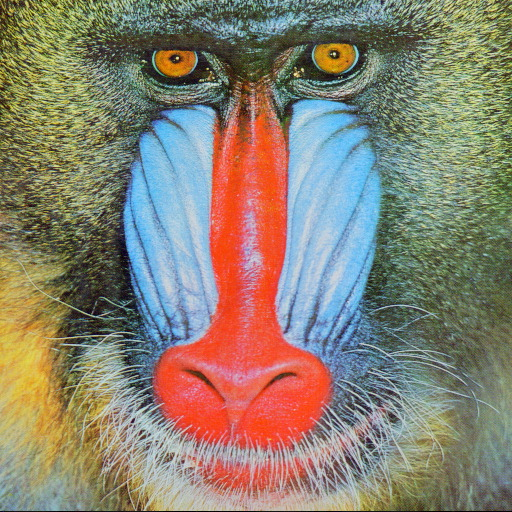
#> input picture Images/baboon.jpg, 512 x 512 px
$ python CatTest.py
#> lines starting #> are read from the running program, lines starting #| are printed output that depends on the picture
### catmap.py
import numpy as np

def catMap(image, iterations):
    I = np.zeros_like(image)
    H, W = image.shape[:2]

    Ys, Xs = np.mgrid[0 : H, 0 : W]

    for _ in range(iterations):
        nX = np.round(Xs + 2 * Ys).astype(int) % H
        nY = np.round(Xs + Ys).astype(int) % W

        image[nY, nX] = image[Ys, Xs]

    try: I[nY, nX] = image[Ys, Xs]
    except: return image
    return I

### CatTest.py
from catmap import catMap
from PIL import Image
import numpy as np
import cv2

path = 'Images/baboon.jpg'

img = cv2.imread(path)
#> img is the input picture: shape (512, 512, 3); mean B, G, R 112.9, 129.1, 137.1
cv2.imshow('original IMG',img.astype(np.uint8))

I = catMap(img, 300)
#> after the loop in catMap, `for _ in range(iterations):`:
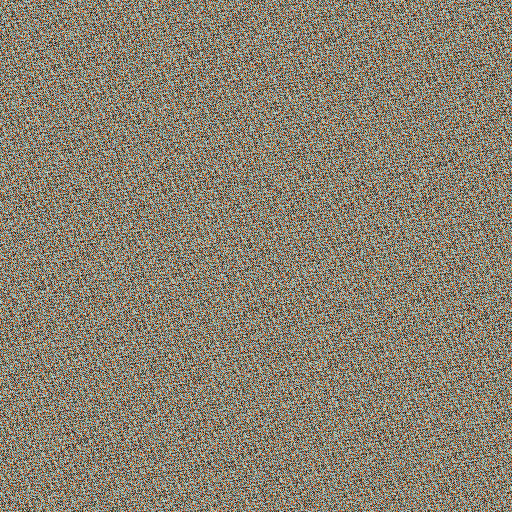
#> image: shape (512, 512, 3); mean B, G, R 112.9, 129.1, 137.1
#> in catMap, `try: I[nY, nX] = image[Ys, Xs]`:
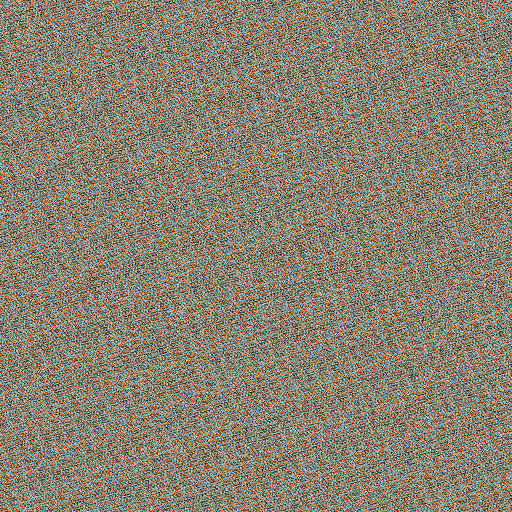
#> I: shape (512, 512, 3); mean B, G, R 112.9, 129.1, 137.1
cv2.imshow('encrypted IMG',I.astype(np.uint8))

I = catMap(I, 512 - 300 - 2)
#> call 2 of catMap, with iterations = 210
#> the loop in catMap (call 2), `for _ in range(iterations):` made 210 passes
#> pass 1, in catMap (call 2), `nX = np.round(Xs + 2 * Ys).astype(int) % H`:
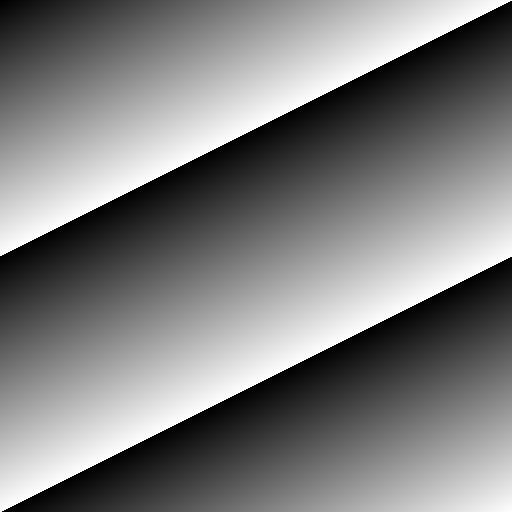
#> nX: shape (512, 512) int64; min 0, max 511, mean 255.5; drawn with min black and max white
#> pass 1, in catMap (call 2), `nY = np.round(Xs + Ys).astype(int) % W`:
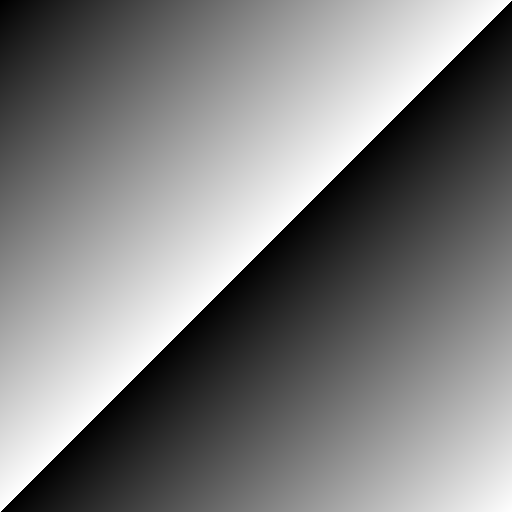
#> nY: shape (512, 512) int64; min 0, max 511, mean 255.5; drawn with min black and max white
#> after the loop in catMap (call 2), `for _ in range(iterations):`:
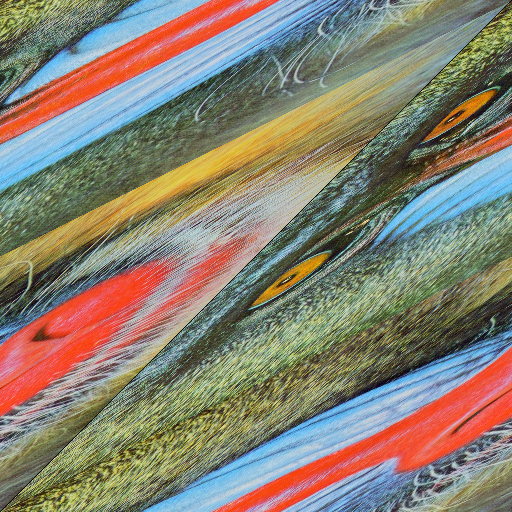
#> image: shape (512, 512, 3); mean B, G, R 112.9, 129.1, 137.1
cv2.imshow('decrypted IMG',I.astype(np.uint8))

cv2.waitKey(0)
cv2.destroyAllWindows()

$ run again, with Images/nature.jpg copied over Images/baboon.jpg
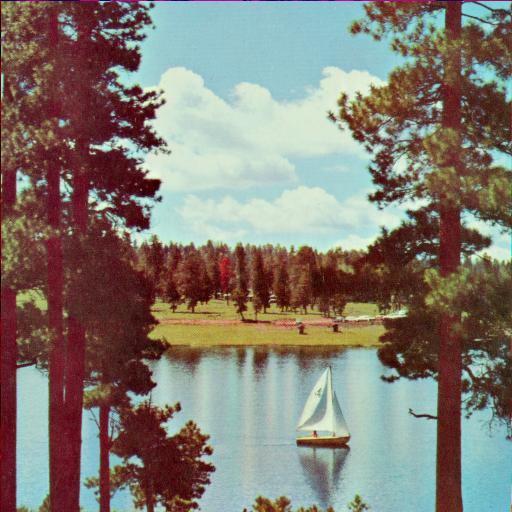
#> input picture Images/nature.jpg, 512 x 512 px
#> img is the input picture: shape (512, 512, 3); mean B, G, R 114.9, 124.3, 131
#> after the loop in catMap, `for _ in range(iterations):`:
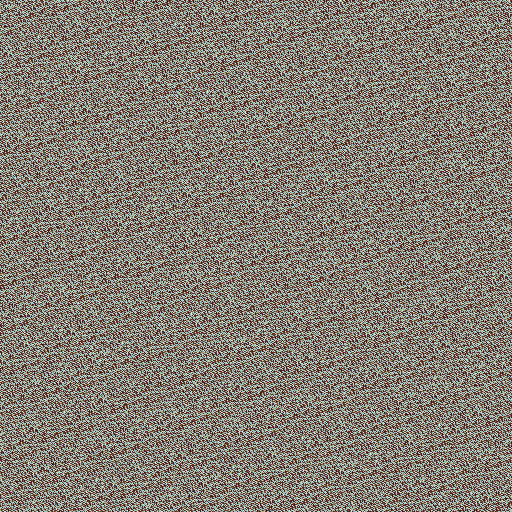
#> image: shape (512, 512, 3); mean B, G, R 114.9, 124.3, 131
#> after the loop in catMap (call 2), `for _ in range(iterations):`:
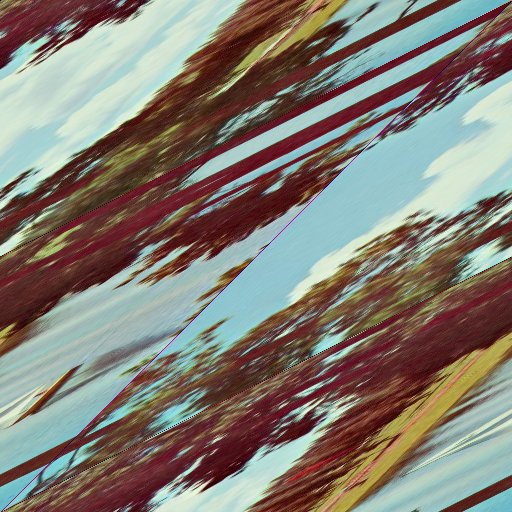
#> image: shape (512, 512, 3); mean B, G, R 114.9, 124.3, 131
